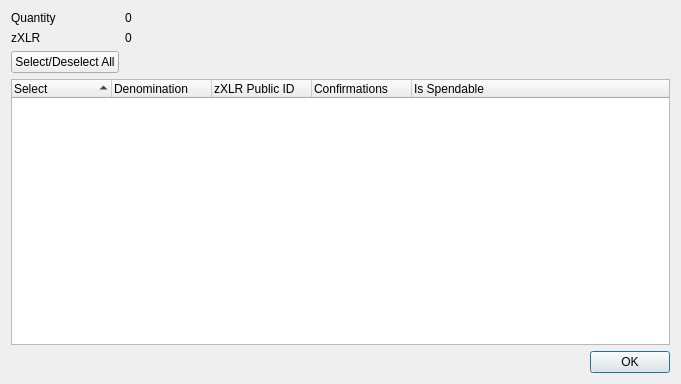
<?xml version="1.0" encoding="UTF-8"?>
<ui version="4.0">
 <class>ZXLRControlDialog</class>
 <widget class="QDialog" name="ZXLRControlDialog">
  <property name="geometry">
   <rect>
    <x>0</x>
    <y>0</y>
    <width>681</width>
    <height>384</height>
   </rect>
  </property>
  <property name="minimumSize">
   <size>
    <width>681</width>
    <height>384</height>
   </size>
  </property>
  <property name="windowTitle">
   <string>Select zXLR to Spend</string>
  </property>
  <layout class="QGridLayout" name="gridLayout">
   <item row="0" column="0">
    <layout class="QFormLayout" name="formLayout">
     <property name="sizeConstraint">
      <enum>QLayout::SetDefaultConstraint</enum>
     </property>
     <item row="0" column="0">
      <widget class="QLabel" name="labelQuantity">
       <property name="text">
        <string>Quantity</string>
       </property>
      </widget>
     </item>
     <item row="0" column="1">
      <widget class="QLabel" name="labelQuantity_int">
       <property name="text">
        <string>0</string>
       </property>
      </widget>
     </item>
     <item row="1" column="0">
      <widget class="QLabel" name="labelZXLR">
       <property name="text">
        <string>zXLR</string>
       </property>
      </widget>
     </item>
     <item row="1" column="1">
      <widget class="QLabel" name="labelZXLR_int">
       <property name="text">
        <string>0</string>
       </property>
      </widget>
     </item>
     <item row="2" column="0">
      <widget class="QPushButton" name="pushButtonAll">
       <property name="text">
        <string>Select/Deselect All</string>
       </property>
      </widget>
     </item>
    </layout>
   </item>
   <item row="1" column="0">
    <layout class="QVBoxLayout" name="verticalLayout">
     <item>
      <widget class="QTreeWidget" name="treeWidget">
       <property name="minimumSize">
        <size>
         <width>0</width>
         <height>250</height>
        </size>
       </property>
       <property name="alternatingRowColors">
        <bool>true</bool>
       </property>
       <property name="sortingEnabled">
        <bool>true</bool>
       </property>
       <property name="columnCount">
        <number>5</number>
       </property>
       <attribute name="headerDefaultSectionSize">
        <number>100</number>
       </attribute>
       <column>
        <property name="text">
         <string notr="true">Select</string>
        </property>
       </column>
       <column>
        <property name="text">
         <string notr="true">Denomination</string>
        </property>
       </column>
       <column>
        <property name="text">
         <string notr="true">zXLR Public ID</string>
        </property>
       </column>
       <column>
        <property name="text">
         <string notr="true">Confirmations</string>
        </property>
       </column>
       <column>
        <property name="text">
         <string>Is Spendable</string>
        </property>
       </column>
      </widget>
     </item>
     <item>
      <widget class="QDialogButtonBox" name="buttonBox">
       <property name="orientation">
        <enum>Qt::Horizontal</enum>
       </property>
       <property name="standardButtons">
        <set>QDialogButtonBox::Ok</set>
       </property>
      </widget>
     </item>
    </layout>
   </item>
  </layout>
 </widget>
 <resources/>
 <connections>
  <connection>
   <sender>buttonBox</sender>
   <signal>accepted()</signal>
   <receiver>ZXLRControlDialog</receiver>
   <slot>accept()</slot>
   <hints>
    <hint type="sourcelabel">
     <x>248</x>
     <y>254</y>
    </hint>
    <hint type="destinationlabel">
     <x>157</x>
     <y>274</y>
    </hint>
   </hints>
  </connection>
  <connection>
   <sender>buttonBox</sender>
   <signal>rejected()</signal>
   <receiver>ZXLRControlDialog</receiver>
   <slot>reject()</slot>
   <hints>
    <hint type="sourcelabel">
     <x>316</x>
     <y>260</y>
    </hint>
    <hint type="destinationlabel">
     <x>286</x>
     <y>274</y>
    </hint>
   </hints>
  </connection>
 </connections>
</ui>
